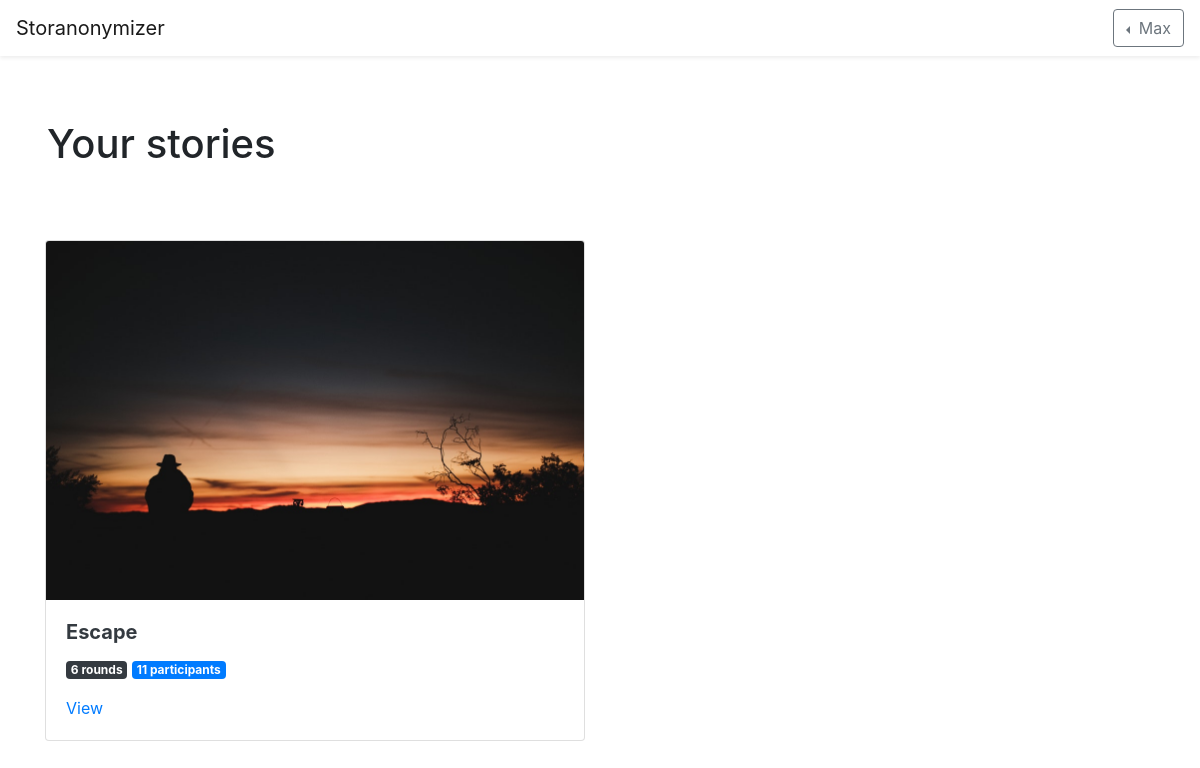
Screenshot of /my/stories (signed in) with the database file from the repository.
### storanonymizer/models.py (models this page shows, shortened)
class User(db.Model):
	id = db.Column(db.Integer, primary_key=True)
	name = db.Column(db.String(80), unique=True)
	password_hash = db.Column(db.String(1024))
	stories = db.relationship("Story", backref="user", lazy="select")
	contributions = db.relationship("Contribution", backref="author", lazy="select")
	votes = db.relationship("Vote", backref="user", lazy="select")

class Story(db.Model):
	id = db.Column(db.Integer, primary_key=True)
	code = db.Column(db.String(), unique=True)
	name = db.Column(db.String())
	user_id = db.Column(db.Integer, db.ForeignKey("user.id"))
	rounds = db.relationship("Round", backref="story", lazy="select")

### storanonymizer/views.py (the view)
@app.route("/my/stories")
@login_required
def my_stories():
	stories = current_user.stories
	for s in stories:
		contributors = []
		for r in s.rounds:
			for c in r.contributions:
				if c.author_id not in contributors:
					contributors.append(c.author_id)
		s.contributors = contributors
	return render_template("mystories.html", stories=stories)

### storanonymizer/auth.py (called while the page is built)
@lm.user_loader
def load_user(user_id):
	return models.User.query.get(int(user_id))

### storanonymizer/templates/mystories.html
{% extends "base.html" %}
{% block content %}
<div class="jumbotron bg-white mb-0">
	<div class="container">
		<h1>Your stories</h1>
	</div>
</div>
<div class="container">
	<div class="row">
		{% for s in stories %}
		<div class="col-12 col-md-6 mb-4">
			<div class="card">
				<a href="{{ url_for('story', story_code=s.code) }}"><img class="card-img-top" src="{{ url_for('static', filename=s.name + '.jpeg') }}"></a>
				<div class="card-body">
					<h5 class="card-title"><a class="text-dark font-weight-bold" href="{{ url_for('story', story_code=s.code) }}">{{ s.name }}</a></h5>
					<p class="card-text"><span class="badge badge-dark">{{ s.rounds|length }} rounds</span> <span class="badge badge-primary">{{ s.contributors|length }} participants</span></p>
					<a href="{{ url_for('story', story_code=s.code) }}" class="card-link">View</a>
				</div>
			</div>
		</div>
		{% else %}
		<h6>You have started no stories yet!</h6>
		{% endfor %}
	</div>
</div>
{% endblock %}

### storanonymizer/templates/base.html (shortened to what this page needs)
<!doctype html>
<html lang="en">
	<head>
		<link rel="stylesheet" href="https://stackpath.bootstrapcdn.com/bootstrap/4.2.1/css/bootstrap.min.css">
	</head>
	<body>
		<nav class="navbar navbar-light bg-white shadow-sm">
			<a href="{{ url_for('index') }}" class="navbar-brand">Storanonymizer</a>
			<div class="dropdown dropleft">
				{% if current_user.is_authenticated %}
				<button class="btn btn-outline-secondary dropdown-toggle" type="button" id="userMenu" data-toggle="dropdown" aria-haspopup="true" aria-expanded="false">
					{{ current_user.name }}
				</button>
				{% else %}
				<div>
					<a class="btn btn-outline-dark" href="{{ url_for('register') }}">Sign up</a>
					<a class="btn btn-primary" href="{{ url_for('login') }}">Login</a>
				</div>
				{% endif %}
			</div>
		</nav>
		{% block content %}{% endblock %}
	</body>
</html>

### rows the page displays
User: name "Max"
Story: name (picture), name "Escape", rounds|length "6", contributors|length "11"
